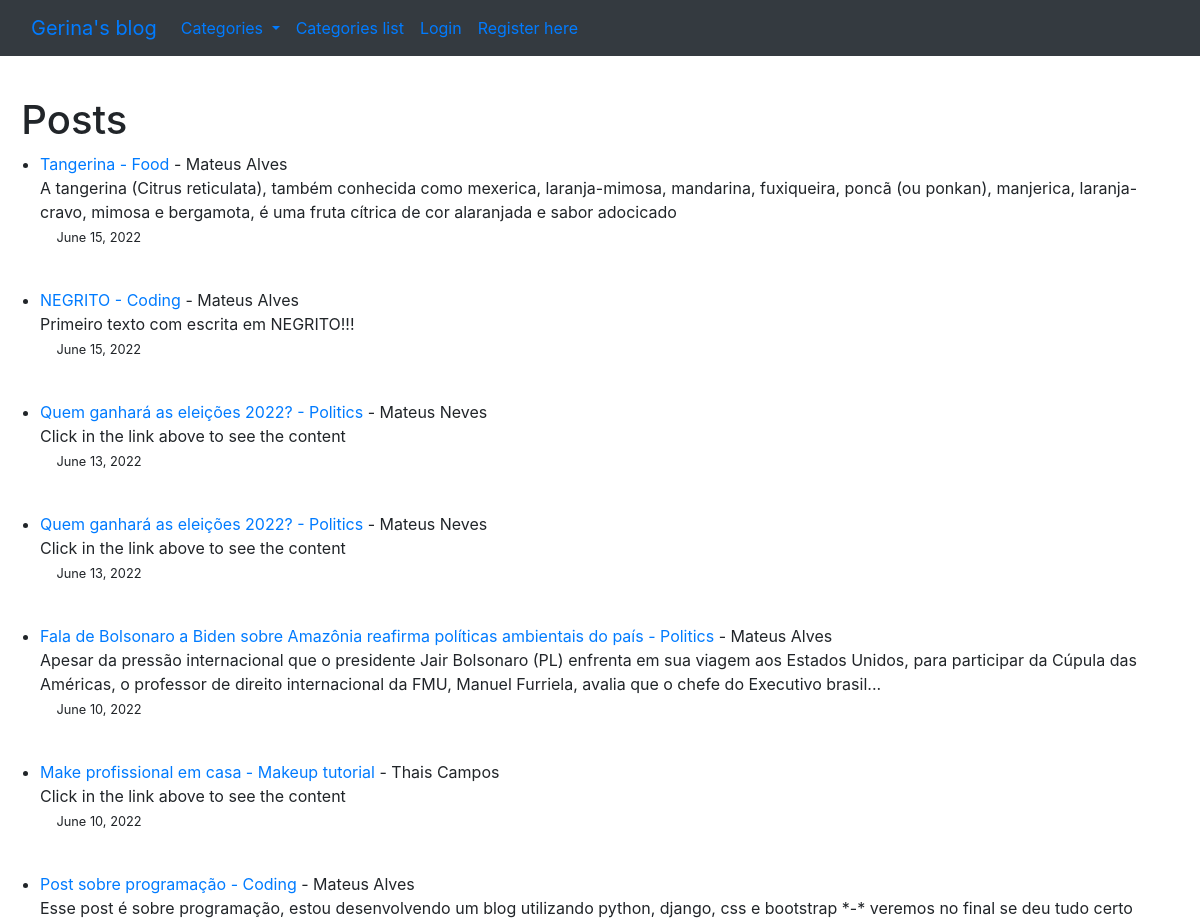
The app's page / (upper part), older data.
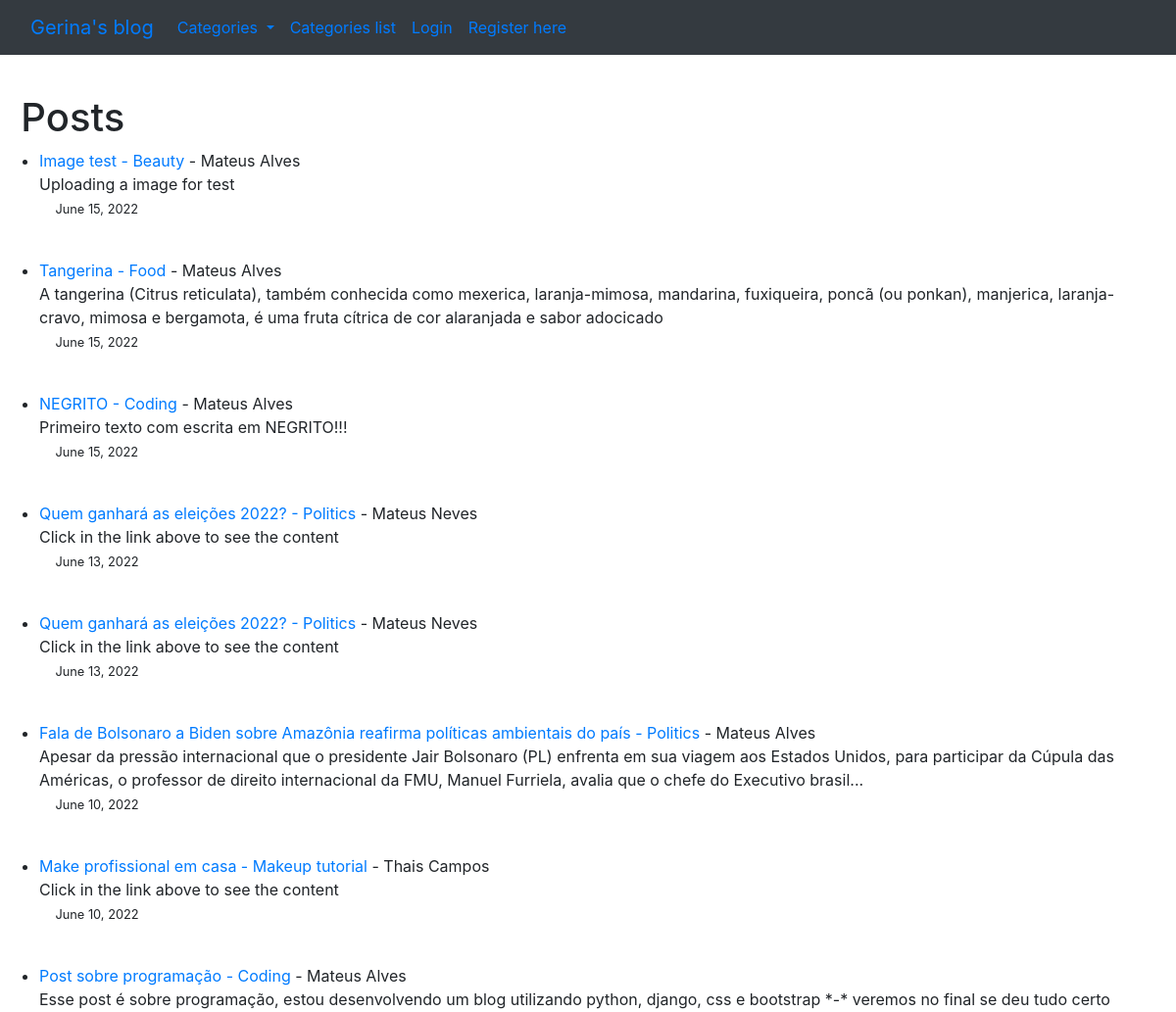
The same page, newer data.
### theblog/models.py (models this page shows, shortened)
class Post(models.Model):
    title = models.CharField(max_length=255)
    header_image = models.ImageField(null=True, blank=True, upload_to='images/')
    author = models.ForeignKey(User, on_delete=models.CASCADE)
    body = RichTextField(blank=True, null=True)
    title_tag = models.CharField(max_length=255, default=title)
    post_date = models.DateField(auto_now_add=True)
    category = models.CharField(max_length=255, default='uncategorized')
    summary = models.CharField(max_length=255)
    likes = models.ManyToManyField(User, related_name='blog_post')

### theblog/views.py (the view)
# urls.py: path('', HomeView.as_view(), name='home'),
class HomeView(ListView):
    model = Post
    template_name = 'home.html'
    ordering = ['-id']
    def get_context_data(self, *args, **kwargs):
        cat_menu = Category.objects.all()
        context = super(HomeView, self).get_context_data(*args, **kwargs)
        context["cat_menu"] = cat_menu
        return context

### theblog/models.py (called while the page is built)
    def __str__(self):
        return self.name

### theblog/templates/home.html
   {% extends 'base.html'%}
    {% block content %}
<p>
   <h1>&nbsp; Posts </h1>
    <ul>
    {% if user.is_authenticated %}
        {% for post in object_list %}
        <li>   <div class="table"><a href="{%url 'article-detail' post.pk%}">{{ post.title }}</a> - <a href="{% url 'category' post.category %}"> {{post.category }} </a> - {{post.author.first_name}}
        {{ post.author.last_name }} <br>
            {{ post.summary }}
            {% if user.id == post.author.id %}
                <small><a style="display:inline" class="nav-link" href="{% url 'update_post' post.pk %}">Edit</a></small>
                <small><a style="display:inline" class="nav-link" href="{% url 'delete_post' post.pk %}">Delete</a></small><br>
            {% endif %}
        <small>&emsp;&nbsp;{{ post.post_date }}</small></div>
    </li>
        <br>
    {% endfor %}
    {% else %}
        {% for post in object_list %}
    <li>   <div class="table"><a href="{%url 'article-detail' post.pk%}">{{ post.title }} - {{ post.category }} </a> - {{post.author.first_name}}
        {{ post.author.last_name }} <br>
        {{ post.summary }}<br>
        <small>&emsp;&nbsp;{{ post.post_date }}</small></div>
    </li>
        <br>
    {% endfor %}
    {% endif %}
    </ul>
    {%endblock%}

Row changes from the older to the newer data that the page shows:
added Post: title "Image test", category "Beauty", author.first_name "Mateus", author.last_name "Alves", summary "Uploading a image for test", post_date "June 15, 2022"
